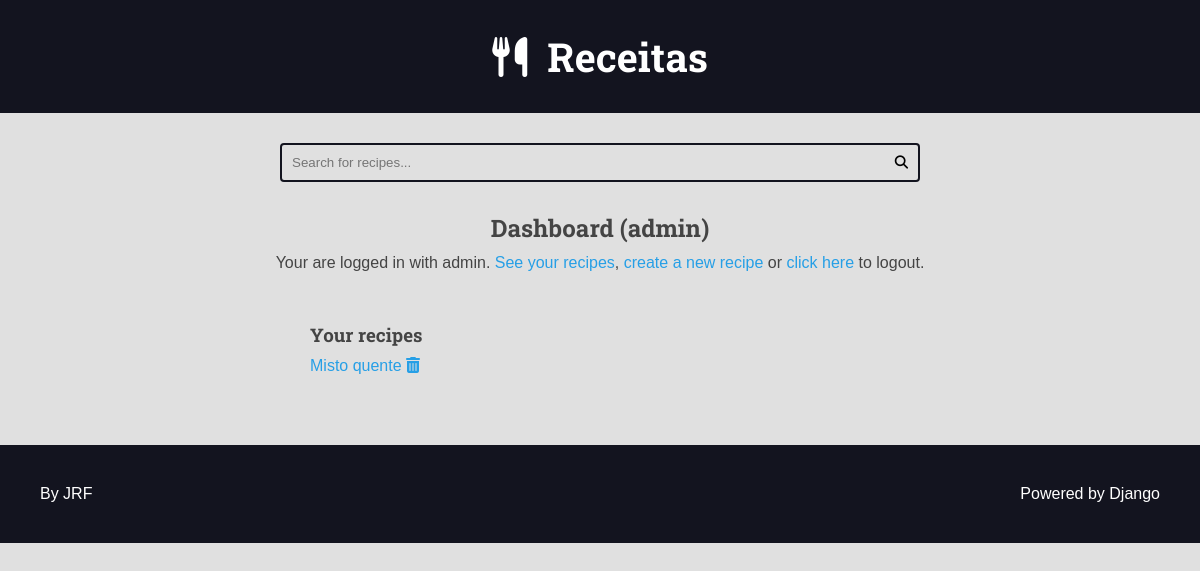
Page /authors/dashboard/ (signed in) on the earlier database version.
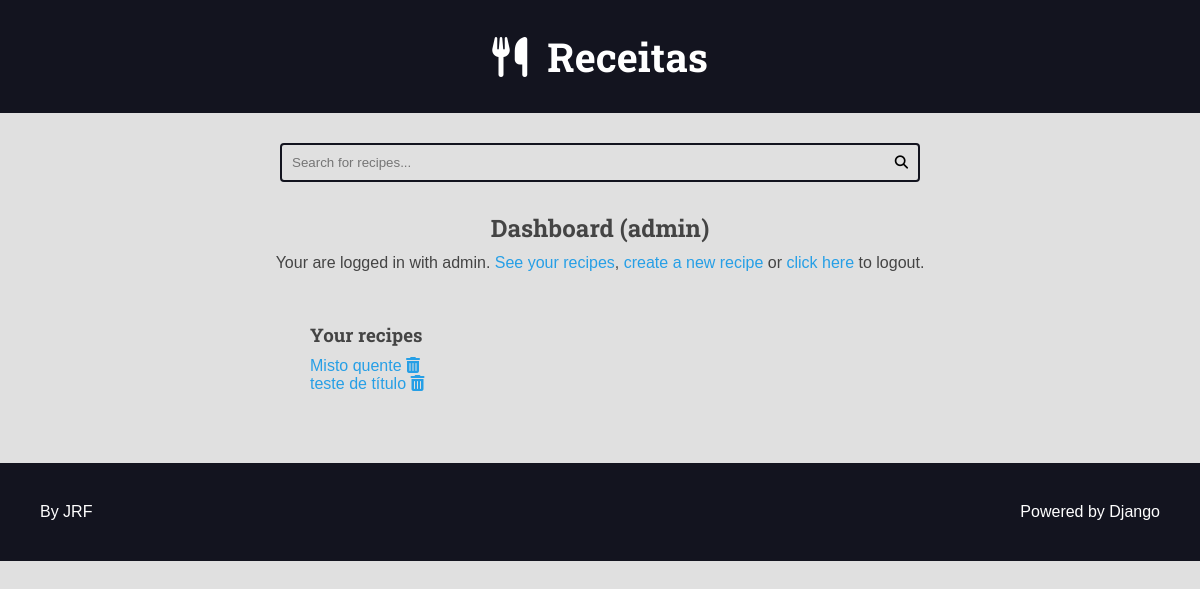
Same page on the later database version.
### recipes/models.py (models this page shows, shortened)
class Recipe(models.Model):
    title = models.CharField(max_length=65)
    description = models.CharField(max_length=165)
    slug = models.SlugField(unique=True)
    preparation_time = models.IntegerField()
    preparation_time_unit = models.CharField(max_length=35)
    servings = models.IntegerField()
    servings_unit = models.CharField(max_length=35)
    preparation_steps = models.TextField(max_length=255)
    preparation_steps_is_html = models.BooleanField(default=False)
    created_at = models.DateTimeField(auto_now_add=True)
    updated_at = models.DateTimeField(auto_now=True)
    is_published = models.BooleanField(default=False)
    cover = models.ImageField(
        upload_to='recipes/covers/%Y/%m/%d/', blank=True, default=''
    )
    category = models.ForeignKey(
        Category,
        on_delete=models.SET_NULL,
        null=True,
        blank=True,
        default=None,
    )
    author = models.ForeignKey(User, on_delete=models.SET_NULL, null=True)

### authors/views/all.py (the view)
# urls.py: path('dashboard/', views.dashboard, name='dashboard'),
@login_required(login_url='authors:login', redirect_field_name='next')
def dashboard(request) -> None:
    recipes = Recipe.objects.filter(is_published=False, author=request.user)
    return render(
        request,
        'authors/pages/dashboard.html',
        context={
            'recipes': recipes,
        },
    )

### authors/templates/authors/pages/dashboard.html (shortened to what this page needs)
{% extends "global/base.html" %}
{% block content %}
  <div class="main-content center container">
    <h2>Dashboard ({{ user }})</h2>
    {% include "authors/partials/login_message.html" %}
    <div class="authors-dashboard-container">
      <h3>Your recipes</h3>
      <ul>
        {% for recipe in recipes %}
          <li>
            <a href="{% url "authors:dashboard_recipe_edit" recipe.id %}">{{ recipe.title }}</a>
            <form class="inline-form form-delete" action="{% url "authors:dashboard_recipe_delete" %}"
             method="post">
              <button class="plaintext-button" type="submit">
                <i class="fas fa-trash-alt"></i>
              </button>
            </form>
          </li>
        {% empty %}
          <li><p>No recipes yet. Create one.</p></li>
        {% endfor %}
      </ul>
    </div>
  </div>
{% endblock content %}

Differences in the rows shown:
added Recipe: title "teste de título"
